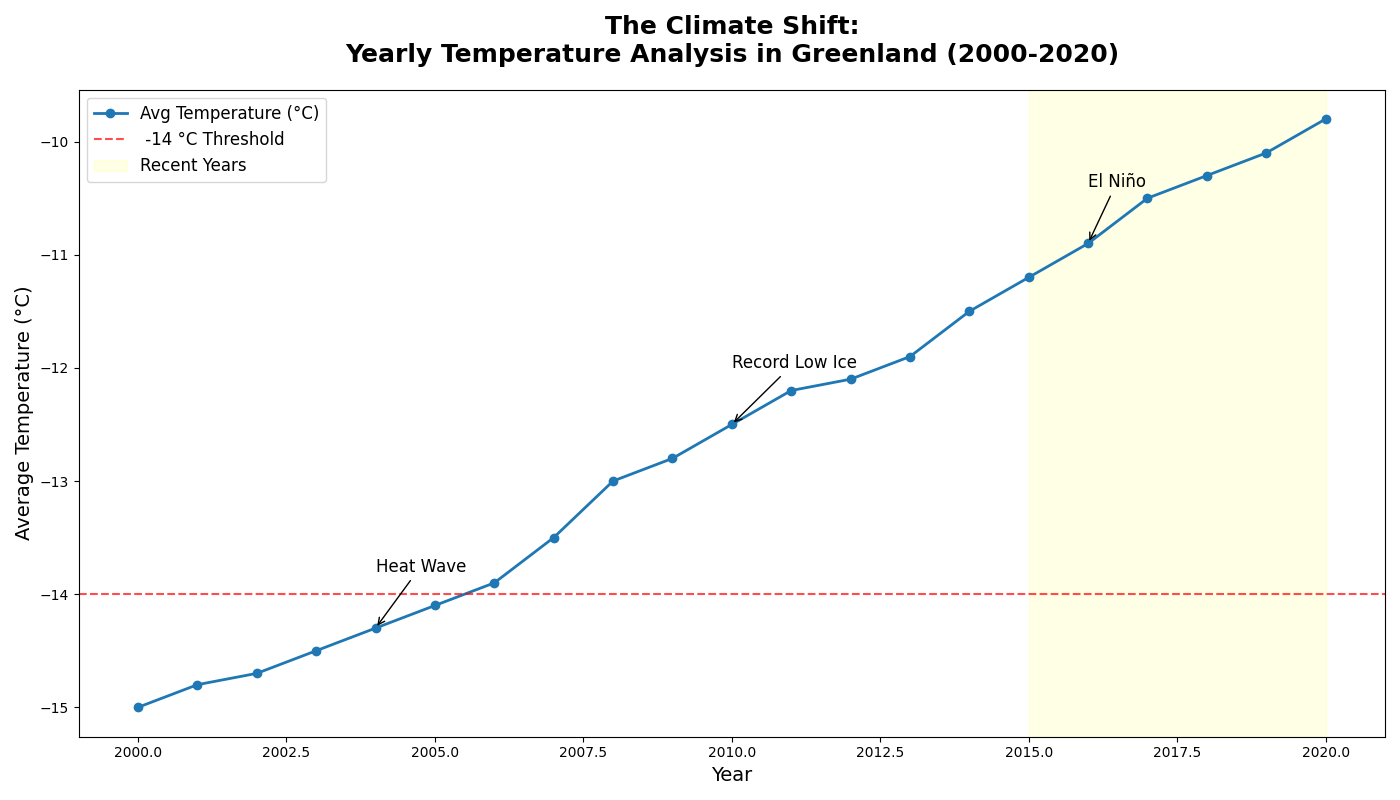

The Python source for this figure:
import matplotlib.pyplot as plt
import numpy as np

# Title and Backstory
# =================================================================
# Title: The Climate Shift:
# Yearly Temperature Analysis in Greenland (2000-2020)
# Backstory: This plot represents the changes in average yearly
# temperatures in Greenland from the year 2000 to 2020. It highlights the increasing 
# average temperatures due to climate change and the specific spikes in some years
# as notable events.
# =================================================================

# Data Construction
# Note: Data is purely illustrative and not historically accurate.
years = np.arange(2000, 2021)
avg_temp_greenland = np.array([-15, -14.8, -14.7, -14.5, -14.3, -14.1, -13.9, -13.5, 
                               -13.0, -12.8, -12.5, -12.2, -12.1, -11.9, -11.5, -11.2, 
                               -10.9, -10.5, -10.3, -10.1, -9.8])

# Creating the Plot
plt.figure(figsize=(14, 8))

# Line Plot
plt.plot(years, avg_temp_greenland, label='Avg Temperature (°C)', color='#1f77b4', linestyle='-', linewidth=2, marker='o')

# Setting Titles and Labels
plt.title('The Climate Shift:\nYearly Temperature Analysis in Greenland (2000-2020)', fontsize=18, fontweight='bold', pad=20)
plt.xlabel('Year', fontsize=14)
plt.ylabel('Average Temperature (°C)', fontsize=14)

# Highlighting Important Information
plt.axhline(y=-14, color='red', linestyle='--', alpha=0.7, label=' -14 °C Threshold')
plt.axvspan(2015, 2020, color='yellow', alpha=0.1, label='Recent Years')

for notable_year, annotation in zip([2004, 2010, 2016], ['Heat Wave', 'Record Low Ice', 'El Niño']):
    plt.annotate(annotation, xy=(notable_year, avg_temp_greenland[notable_year - 2000]), 
                 xytext=(notable_year, avg_temp_greenland[notable_year - 2000] + 0.5),
                 arrowprops=dict(facecolor='black', arrowstyle='->'),
                 fontsize=12, color='black')

# Adding Legend
plt.legend(loc='upper left', fontsize=12)

# Adjust Layout
plt.tight_layout()

# Display the Plot
plt.show()
